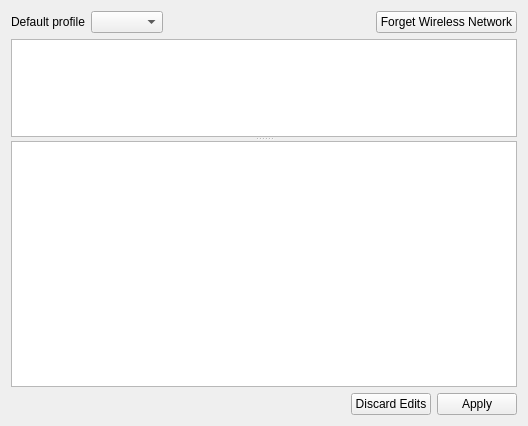
<?xml version="1.0" encoding="UTF-8"?>
<ui version="4.0">
 <class>NetworkList</class>
 <widget class="QWidget" name="NetworkList">
  <property name="geometry">
   <rect>
    <x>0</x>
    <y>0</y>
    <width>528</width>
    <height>426</height>
   </rect>
  </property>
  <property name="sizePolicy">
   <sizepolicy hsizetype="Expanding" vsizetype="Expanding">
    <horstretch>0</horstretch>
    <verstretch>0</verstretch>
   </sizepolicy>
  </property>
  <property name="windowTitle">
   <string>Form</string>
  </property>
  <layout class="QVBoxLayout" name="verticalLayout">
   <item>
    <layout class="QVBoxLayout" name="verticalLayout_2"/>
   </item>
   <item>
    <layout class="QHBoxLayout" name="horizontalLayout_6">
     <property name="spacing">
      <number>6</number>
     </property>
     <item>
      <widget class="QLabel" name="label">
       <property name="text">
        <string>Default profile</string>
       </property>
      </widget>
     </item>
     <item>
      <widget class="QComboBox" name="defaultProfile"/>
     </item>
     <item>
      <spacer name="horizontalSpacer_8">
       <property name="orientation">
        <enum>Qt::Horizontal</enum>
       </property>
       <property name="sizeHint" stdset="0">
        <size>
         <width>40</width>
         <height>20</height>
        </size>
       </property>
      </spacer>
     </item>
     <item>
      <widget class="QPushButton" name="forgetButton">
       <property name="enabled">
        <bool>true</bool>
       </property>
       <property name="text">
        <string>Forget Wireless Network</string>
       </property>
      </widget>
     </item>
    </layout>
   </item>
   <item>
    <widget class="QSplitter" name="splitter">
     <property name="orientation">
      <enum>Qt::Vertical</enum>
     </property>
     <widget class="QTableView" name="networkWiredTable">
      <property name="sizePolicy">
       <sizepolicy hsizetype="Expanding" vsizetype="Expanding">
        <horstretch>0</horstretch>
        <verstretch>2</verstretch>
       </sizepolicy>
      </property>
     </widget>
     <widget class="QTableView" name="networkTable">
      <property name="enabled">
       <bool>true</bool>
      </property>
      <property name="sizePolicy">
       <sizepolicy hsizetype="Expanding" vsizetype="Expanding">
        <horstretch>0</horstretch>
        <verstretch>5</verstretch>
       </sizepolicy>
      </property>
      <property name="sizeAdjustPolicy">
       <enum>QAbstractScrollArea::AdjustIgnored</enum>
      </property>
     </widget>
    </widget>
   </item>
   <item>
    <layout class="QHBoxLayout" name="horizontalLayout_5">
     <property name="spacing">
      <number>6</number>
     </property>
     <item>
      <spacer name="horizontalSpacer_7">
       <property name="orientation">
        <enum>Qt::Horizontal</enum>
       </property>
       <property name="sizeHint" stdset="0">
        <size>
         <width>40</width>
         <height>20</height>
        </size>
       </property>
      </spacer>
     </item>
     <item>
      <widget class="QPushButton" name="discardButton">
       <property name="text">
        <string>Discard Edits</string>
       </property>
      </widget>
     </item>
     <item>
      <widget class="QPushButton" name="applyButton">
       <property name="text">
        <string>Apply</string>
       </property>
      </widget>
     </item>
    </layout>
   </item>
  </layout>
 </widget>
 <resources/>
 <connections/>
</ui>
